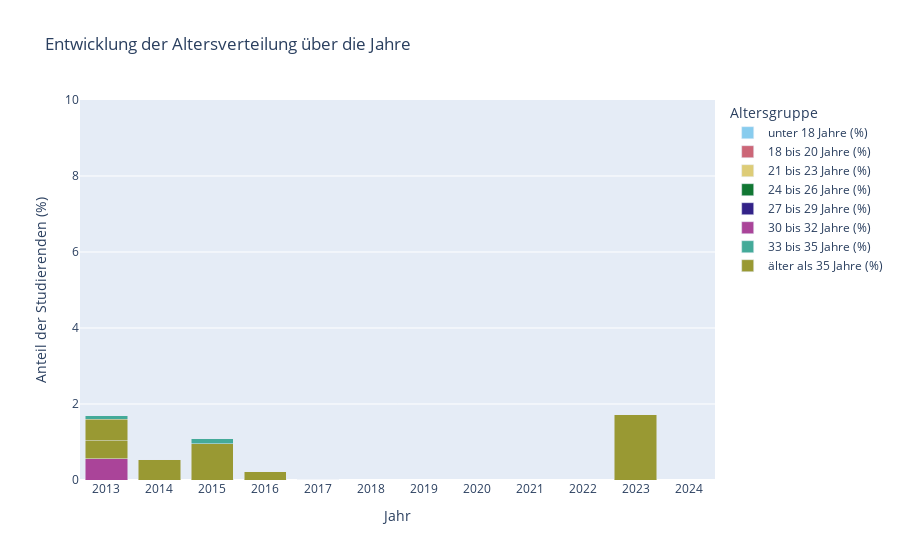

Notebook source saved alongside this figure:
### Code cell
fig = px.bar(
    df_pyramide, 
    x="Jahr", 
    y="Anteil (%)", 
    color="Altersgruppe",
    title="Entwicklung der Altersverteilung über die Jahre",
    barmode="stack",  # Gestapelte Darstellung
    color_discrete_sequence=px.colors.qualitative.Safe
)

fig.update_layout(
    #template="infoviz",
    xaxis_title="Jahr",
    yaxis_title="Anteil der Studierenden (%)",
    yaxis=dict(range=[0, 10]),  # Alle Altersgruppen addieren sich zu 100%
    legend_title="Altersgruppe"
)

fig.show()

### Figure 1 — Plotly figure (JSON) as saved in the notebook; plotly's stock layout.template omitted (floating-point values rounded to 4 significant figures)
{"data": [{"hovertemplate": "Altersgruppe=unter 18 Jahre (%)<br>Jahr=%{x}<br>Anteil (%)=%{y}<extra></extra>", "legendgroup": "unter 18 Jahre (%)", "marker": {"color": "rgb(136, 204, 238)", "pattern": {"shape": ""}}, "name": "unter 18 Jahre (%)", "orientation": "v", "showlegend": true, "textposition": "auto", "type": "bar", "x": ["2013", "2014", "2015", "2016", "2017", "2018", "2019", "2020", "2021", "2022", "2023", "2024", "2013", "2014", "2015", "2016", "2017", "2018", "2019", "2020", "2021", "2022", "2023", "2024"], "xaxis": "x", "y": [-0.0, -0.0, -0.0, -1.917, -0.3325, -2.452, -0.0, -0.0, -0.0, -1.963, -0.0, -0.0, 0.0, 0.0, 0.0, 0.0, 0.0, 0.0, 0.0, 0.0, 0.0, 0.0, 0.0, 0.0], "yaxis": "y"}, {"hovertemplate": "Altersgruppe=18 bis 20 Jahre (%)<br>Jahr=%{x}<br>Anteil (%)=%{y}<extra></extra>", "legendgroup": "18 bis 20 Jahre (%)", "marker": {"color": "rgb(204, 102, 119)", "pattern": {"shape": ""}}, "name": "18 bis 20 Jahre (%)", "orientation": "v", "showlegend": true, "textposition": "auto", "type": "bar", "x": ["2013", "2014", "2015", "2016", "2017", "2018", "2019", "2020", "2021", "2022", "2023", "2024", "2013", "2014", "2015", "2016", "2017", "2018", "2019", "2020", "2021", "2022", "2023", "2024"], "xaxis": "x", "y": [-21.67, -2.357, -28.12, -44.76, -30.57, -52.24, -35.93, -33.79, -38.15, -49.23, -21.65, -24.01, 0.0, 0.0, 0.0, 1.763, 0.0, 0.0, 0.0, 0.0, 0.4686, 0.9561, 0.0, 0.0], "yaxis": "y"}, {"hovertemplate": "Altersgruppe=21 bis 23 Jahre (%)<br>Jahr=%{x}<br>Anteil (%)=%{y}<extra></extra>", "legendgroup": "21 bis 23 Jahre (%)", "marker": {"color": "rgb(221, 204, 119)", "pattern": {"shape": ""}}, "name": "21 bis 23 Jahre (%)", "orientation": "v", "showlegend": true, "textposition": "auto", "type": "bar", "x": ["2013", "2014", "2015", "2016", "2017", "2018", "2019", "2020", "2021", "2022", "2023", "2024", "2013", "2014", "2015", "2016", "2017", "2018", "2019", "2020", "2021", "2022", "2023", "2024"], "xaxis": "x", "y": [-55.33, -41.95, -48.52, -35.76, -50.04, -34.5, -45.95, -46.38, -40.72, -33.16, -49.69, -42.59, 20.2, 5.02, 17.93, 28.72, 16.38, 34.75, 19.64, 18.69, 21.15, 45.32, 17.86, 17.83], "yaxis": "y"}, {"hovertemplate": "Altersgruppe=24 bis 26 Jahre (%)<br>Jahr=%{x}<br>Anteil (%)=%{y}<extra></extra>", "legendgroup": "24 bis 26 Jahre (%)", "marker": {"color": "rgb(17, 119, 51)", "pattern": {"shape": ""}}, "name": "24 bis 26 Jahre (%)", "orientation": "v", "showlegend": true, "textposition": "auto", "type": "bar", "x": ["2013", "2014", "2015", "2016", "2017", "2018", "2019", "2020", "2021", "2022", "2023", "2024", "2013", "2014", "2015", "2016", "2017", "2018", "2019", "2020", "2021", "2022", "2023", "2024"], "xaxis": "x", "y": [-14.94, -39.98, -15.1, -10.46, -14.12, -6.962, -12.87, -14.88, -12.1, -8.788, -18.54, -20.55, 57.14, 37.91, 63.3, 42.26, 52.47, 27.47, 50.77, 47.18, 38.41, 31.23, 47.68, 39.87], "yaxis": "y"}, {"hovertemplate": "Altersgruppe=27 bis 29 Jahre (%)<br>Jahr=%{x}<br>Anteil (%)=%{y}<extra></extra>", "legendgroup": "27 bis 29 Jahre (%)", "marker": {"color": "rgb(51, 34, 136)", "pattern": {"shape": ""}}, "name": "27 bis 29 Jahre (%)", "orientation": "v", "showlegend": true, "textposition": "auto", "type": "bar", "x": ["2013", "2014", "2015", "2016", "2017", "2018", "2019", "2020", "2021", "2022", "2023", "2024", "2013", "2014", "2015", "2016", "2017", "2018", "2019", "2020", "2021", "2022", "2023", "2024"], "xaxis": "x", "y": [-3.512, -9.931, -3.705, -4.032, -2.766, -1.707, -3.543, -3.142, -5.199, -3.524, -4.01, -4.704, 13.32, 42.66, 14.34, 17.87, 20.74, 10.75, 20.51, 17.38, 21.13, 14.13, 20.73, 25.11], "yaxis": "y"}, {"hovertemplate": "Altersgruppe=30 bis 32 Jahre (%)<br>Jahr=%{x}<br>Anteil (%)=%{y}<extra></extra>", "legendgroup": "30 bis 32 Jahre (%)", "marker": {"color": "rgb(170, 68, 153)", "pattern": {"shape": ""}}, "name": "30 bis 32 Jahre (%)", "orientation": "v", "showlegend": true, "textposition": "auto", "type": "bar", "x": ["2013", "2014", "2015", "2016", "2017", "2018", "2019", "2020", "2021", "2022", "2023", "2024", "2013", "2014", "2015", "2016", "2017", "2018", "2019", "2020", "2021", "2022", "2023", "2024"], "xaxis": "x", "y": [-2.326, -2.618, -2.532, -1.536, -1.062, -1.248, -1.616, -0.9019, -2.607, -0.8612, -2.457, -4.184, 8.815, 10.21, 3.487, 7.122, 6.312, 3.263, 5.897, 8.387, 10.87, 2.327, 5.899, 5.358], "yaxis": "y"}, {"hovertemplate": "Altersgruppe=33 bis 35 Jahre (%)<br>Jahr=%{x}<br>Anteil (%)=%{y}<extra></extra>", "legendgroup": "33 bis 35 Jahre (%)", "marker": {"color": "rgb(68, 170, 153)", "pattern": {"shape": ""}}, "name": "33 bis 35 Jahre (%)", "orientation": "v", "showlegend": true, "textposition": "auto", "type": "bar", "x": ["2013", "2014", "2015", "2016", "2017", "2018", "2019", "2020", "2021", "2022", "2023", "2024", "2013", "2014", "2015", "2016", "2017", "2018", "2019", "2020", "2021", "2022", "2023", "2024"], "xaxis": "x", "y": [-0.5698, -2.319, -0.6104, -0.9705, -1.094, -0.0, -0.0, -0.8093, -0.7811, -1.181, -0.5714, -1.724, 0.478, 3.892, 0.0, 1.91, 2.298, 1.053, 1.122, 2.392, 3.812, 2.893, 6.464, 3.464], "yaxis": "y"}, {"hovertemplate": "Altersgruppe=älter als 35 Jahre (%)<br>Jahr=%{x}<br>Anteil (%)=%{y}<extra></extra>", "legendgroup": "älter als 35 Jahre (%)", "marker": {"color": "rgb(153, 153, 51)", "pattern": {"shape": ""}}, "name": "älter als 35 Jahre (%)", "orientation": "v", "showlegend": true, "textposition": "auto", "type": "bar", "x": ["2013", "2014", "2015", "2016", "2017", "2018", "2019", "2020", "2021", "2022", "2023", "2024", "2013", "2014", "2015", "2016", "2017", "2018", "2019", "2020", "2021", "2022", "2023", "2024"], "xaxis": "x", "y": [-1.041, -0.8061, -1.341, -0.4343, -0.1766, -0.6242, -0.1691, -0.9537, -0.8383, -1.45, -3.886, -2.628, 0.478, 0.0, 1.821, 0.0, 1.966, 0.0, 0.7328, 3.774, 3.013, 2.854, 1.238, 6.755], "yaxis": "y"}], "layout": {"barmode": "stack", "legend": {"title": {"text": "Altersgruppe"}, "tracegroupgap": 0}, "title": {"text": "Entwicklung der Altersverteilung über die Jahre"}, "xaxis": {"anchor": "y", "domain": [0, 1], "title": {"text": "Jahr"}}, "yaxis": {"anchor": "x", "domain": [0, 1], "range": [0, 10], "title": {"text": "Anteil der Studierenden (%)"}}}}
